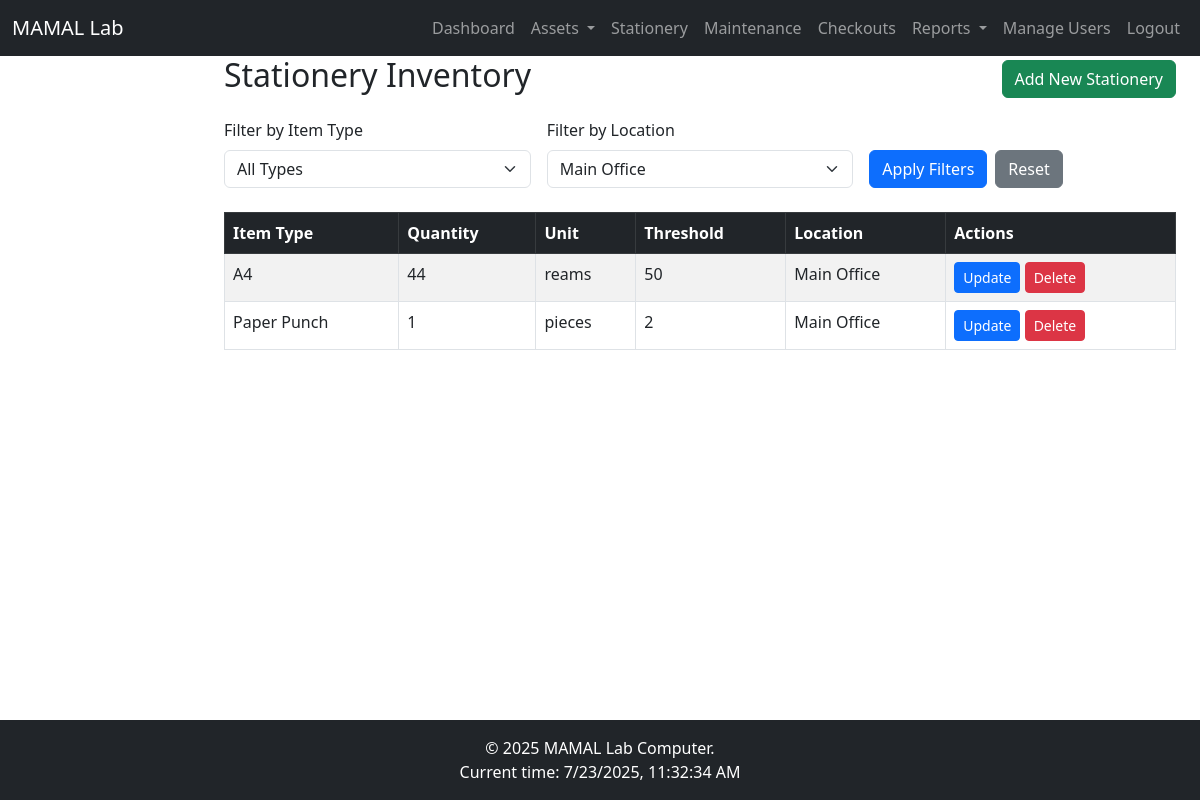
The app's page /stationery/ (signed in) with its own data.
### app/models.py (models this page shows, shortened)
class Stationery(db.Model):
    id = db.Column(db.Integer, primary_key=True)
    item_type = db.Column(db.String(50), nullable=False)
    quantity = db.Column(db.Integer, nullable=False)
    unit = db.Column(db.String(20), default='sheets')
    threshold = db.Column(db.Integer)
    location = db.Column(db.String(50))
    last_updated = db.Column(db.DateTime, default=datetime.utcnow)

### app/stationery/routes.py (the view)
@bp.route('/')
@login_required
def view_stationery():
    item_type = request.args.get('item_type')
    location = request.args.get('location')
    query = Stationery.query
    if item_type:
        query = query.filter_by(item_type=item_type)
    if location:
        query = query.filter_by(location=location)
    stationery_items = query.order_by(Stationery.item_type.asc()).all()
    return render_template('stationery/view_stationery.html', stationery_items=stationery_items)

### app/models.py (called while the page is built)
@login.user_loader
def load_user(id):
    return User.query.get(int(id))

### app/templates/stationery/view_stationery.html (shortened to what this page needs)
{% extends 'layouts/base.html' %}
{% block content %}
<div class="d-flex justify-content-between align-items-center mb-3">
    <h2>Stationery Inventory</h2>
    <a href="{{ url_for('stationery.add_stationery') }}" class="btn btn-success">Add New Stationery</a>
</div>
<form method="get" class="row g-3 mb-4">
    <div class="col-md-4">
        <label for="item_type" class="form-label">Filter by Item Type</label>
        <select name="item_type" id="item_type" class="form-select">
            <option value="">All Types</option>
        </select>
    </div>
    <div class="col-md-4">
        <label for="location" class="form-label">Filter by Location</label>
        <select name="location" id="location" class="form-select">
            <option value="">Main Office</option>
        </select>
    </div>
    <div class="col-md-4 d-flex align-items-end">
        <button type="submit" class="btn btn-primary me-2">Apply Filters</button>
        <a href="{{ url_for('stationery.view_stationery') }}" class="btn btn-secondary">Reset</a>
    </div>
</form>
<table class="table table-bordered table-striped">
    <thead class="table-dark">
        <tr>
            <th>Item Type</th>
            <th>Quantity</th>
            <th>Unit</th>
            <th>Threshold</th>
            <th>Location</th>
            <th>Actions</th>
        </tr>
    </thead>
    <tbody>
        {% for item in stationery_items %}
        <tr>
            <td>{{ item.item_type }}</td>
            <td>{{ item.quantity }}</td>
            <td>{{ item.unit }}</td>
            <td>{{ item.threshold }}</td>
            <td>{{ item.location or "General Storage" }}</td>
            <td>
                <a href="{{ url_for('stationery.update_stationery', item_id=item.id) }}" class="btn btn-sm btn-primary">Update</a>
                <form action="{{ url_for('stationery.delete_stationery', item_id=item.id) }}" method="post" style="display:inline;">
                    <button class="btn btn-sm btn-danger" type="submit" onclick="return confirm('Are you sure?')">Delete</button>
                </form>
            </td>
        </tr>
        {% else %}
        <tr>
            <td colspan="6" class="text-center">No stationery items found.</td>
        </tr>
        {% endfor %}
    </tbody>
</table>
{% endblock %}

### records on screen
Stationery: item_type "A4", quantity "44", unit "reams", threshold "50", location "Main Office"
Stationery: item_type "Paper Punch", quantity "1", unit "pieces", threshold "2", location "Main Office"
